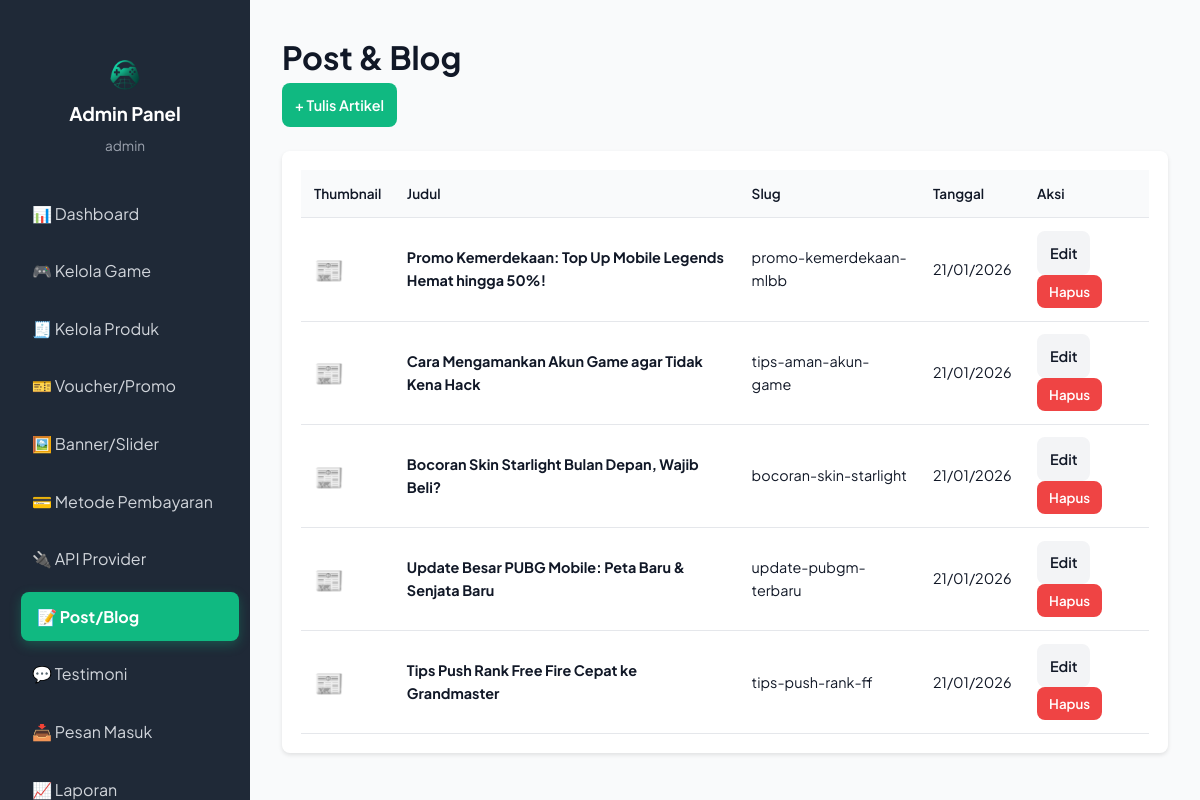
Screenshot of /admin/posts.php (signed in) with the database file from the repository.
### tables this page shows
CREATE TABLE IF NOT EXISTS posts (
  id INT PRIMARY KEY AUTO_INCREMENT,
  title VARCHAR(255) NOT NULL,
  slug VARCHAR(255) NOT NULL UNIQUE,
  content LONGTEXT NULL,
  image_path VARCHAR(255) NULL,
  created_at TIMESTAMP DEFAULT CURRENT_TIMESTAMP,
  updated_at TIMESTAMP DEFAULT CURRENT_TIMESTAMP ON UPDATE CURRENT_TIMESTAMP
);

### admin/posts.php (the view, shortened to what this page needs)
<?php
require_once '../config/database.php';
$posts = $pdo->query("SELECT * FROM posts ORDER BY created_at DESC")->fetchAll();
?>
<!DOCTYPE html>
<html lang="id">
<head>
    <link rel="stylesheet" href="../css/style.css">
    <link rel="stylesheet" href="../css/mobile-optimization.css">
</head>
<body>
    <div class="admin-layout">
        <?php include 'sidebar.php'; ?>
        <main class="main-content">
            <div class="content-header">
                <h1>Post & Blog</h1>
                <button onclick="showModal()" class="btn-primary">+ Tulis Artikel</button>
            </div>
            <div class="table-container">
                <table class="data-table">
                    <thead>
                        <tr>
                            <th>Thumbnail</th>
                            <th>Judul</th>
                            <th>Slug</th>
                            <th>Tanggal</th>
                            <th>Aksi</th>
                        </tr>
                    </thead>
                    <tbody>
                        <?php foreach($posts as $p): ?>
                        <tr>
                            <td>
                                <?php if(!empty($p['image_path'])): ?>
                                    <img src="<?php echo asset_url($p['image_path']); ?>" alt="thumb" style="height:40px; width:70px; object-fit:cover; border-radius:4px;">
                                <?php else: ?>
                                    <span style="font-size: 1.5rem;">📰</span>
                                <?php endif; ?>
                            </td>
                            <td><strong><?php echo htmlspecialchars($p['title']); ?></strong></td>
                            <td><?php echo $p['slug']; ?></td>
                            <td><?php echo date('d/m/Y', strtotime($p['created_at'])); ?></td>
                            <td>
                                <button class="btn-secondary" onclick='showModal(<?php echo json_encode($p); ?>)'>Edit</button>
                                <form method="POST" style="display:inline;" onsubmit="return confirm('Hapus?')">
                                    <button type="submit" class="btn-danger-small">Hapus</button>
                                </form>
                            </td>
                        </tr>
                        <?php endforeach; ?>
                    </tbody>
                </table>
            </div>
        </main>
    </div>
</body>
</html>

### rows the page displays
posts: title "Promo Kemerdekaan: Top Up Mobile Legends Hemat hingga 50%!", slug "promo-kemerdekaan-mlbb", created_at "21/01/2026"
posts: title "Cara Mengamankan Akun Game agar Tidak Kena Hack", slug "tips-aman-akun-game", created_at "21/01/2026"
posts: title "Bocoran Skin Starlight Bulan Depan, Wajib Beli?", slug "bocoran-skin-starlight", created_at "21/01/2026"
posts: title "Update Besar PUBG Mobile: Peta Baru & Senjata Baru", slug "update-pubgm-terbaru", created_at "21/01/2026"
posts: title "Tips Push Rank Free Fire Cepat ke Grandmaster", slug "tips-push-rank-ff", created_at "21/01/2026"

### other values shown
$_SESSION['admin_username'] "admin"
